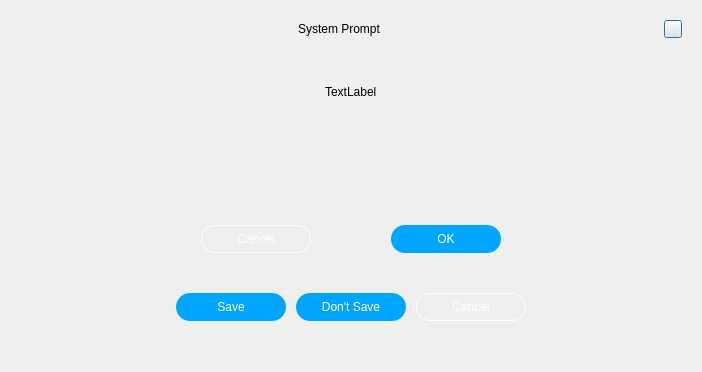
<?xml version="1.0" encoding="UTF-8"?>
<ui version="4.0">
 <class>CommonDialog</class>
 <widget class="QDialog" name="CommonDialog">
  <property name="geometry">
   <rect>
    <x>0</x>
    <y>0</y>
    <width>698</width>
    <height>368</height>
   </rect>
  </property>
  <property name="windowTitle">
   <string>Dialog</string>
  </property>
  <layout class="QHBoxLayout" name="dialogHLayout">
   <item>
    <widget class="QWidget" name="centralWidget" native="true">
     <property name="minimumSize">
      <size>
       <width>680</width>
       <height>350</height>
      </size>
     </property>
     <property name="maximumSize">
      <size>
       <width>680</width>
       <height>350</height>
      </size>
     </property>
     <layout class="QVBoxLayout" name="verticalLayout">
      <property name="spacing">
       <number>0</number>
      </property>
      <property name="leftMargin">
       <number>0</number>
      </property>
      <property name="topMargin">
       <number>0</number>
      </property>
      <property name="rightMargin">
       <number>0</number>
      </property>
      <property name="bottomMargin">
       <number>0</number>
      </property>
      <item>
       <widget class="QWidget" name="title" native="true">
        <property name="minimumSize">
         <size>
          <width>0</width>
          <height>36</height>
         </size>
        </property>
        <property name="maximumSize">
         <size>
          <width>16777215</width>
          <height>36</height>
         </size>
        </property>
        <layout class="QHBoxLayout" name="titleHLayout">
         <item>
          <spacer name="horizontalSpacer_2">
           <property name="orientation">
            <enum>Qt::Horizontal</enum>
           </property>
           <property name="sizeHint" stdset="0">
            <size>
             <width>146</width>
             <height>20</height>
            </size>
           </property>
          </spacer>
         </item>
         <item>
          <widget class="QLabel" name="titleName">
           <property name="text">
            <string>System Prompt</string>
           </property>
          </widget>
         </item>
         <item>
          <spacer name="horizontalSpacer_3">
           <property name="orientation">
            <enum>Qt::Horizontal</enum>
           </property>
           <property name="sizeHint" stdset="0">
            <size>
             <width>146</width>
             <height>20</height>
            </size>
           </property>
          </spacer>
         </item>
         <item>
          <widget class="QPushButton" name="closeButton">
           <property name="sizePolicy">
            <sizepolicy hsizetype="Maximum" vsizetype="Maximum">
             <horstretch>0</horstretch>
             <verstretch>0</verstretch>
            </sizepolicy>
           </property>
           <property name="minimumSize">
            <size>
             <width>18</width>
             <height>18</height>
            </size>
           </property>
           <property name="maximumSize">
            <size>
             <width>18</width>
             <height>18</height>
            </size>
           </property>
           <property name="styleSheet">
            <string notr="true">QPushButton#closeButton{border-image: url(:/images/res/images/ic_close_tab.png);}
QPushButton#closeButton:pressed{border-image: url(:/images/res/images/ic_close_tab_p.png);}</string>
           </property>
          </widget>
         </item>
        </layout>
       </widget>
      </item>
      <item>
       <layout class="QHBoxLayout" name="horizontalLayout_2">
        <item>
         <spacer name="horizontalSpacer_9">
          <property name="orientation">
           <enum>Qt::Horizontal</enum>
          </property>
          <property name="sizeHint" stdset="0">
           <size>
            <width>40</width>
            <height>20</height>
           </size>
          </property>
         </spacer>
        </item>
        <item>
         <widget class="QLabel" name="text">
          <property name="text">
           <string>TextLabel</string>
          </property>
         </widget>
        </item>
        <item>
         <spacer name="horizontalSpacer_8">
          <property name="orientation">
           <enum>Qt::Horizontal</enum>
          </property>
          <property name="sizeHint" stdset="0">
           <size>
            <width>40</width>
            <height>20</height>
           </size>
          </property>
         </spacer>
        </item>
       </layout>
      </item>
      <item>
       <widget class="QWidget" name="content" native="true"/>
      </item>
      <item>
       <layout class="QHBoxLayout" name="buttonHLayout">
        <property name="rightMargin">
         <number>0</number>
        </property>
        <property name="bottomMargin">
         <number>40</number>
        </property>
        <item>
         <spacer name="horizontalSpacer">
          <property name="orientation">
           <enum>Qt::Horizontal</enum>
          </property>
          <property name="sizeHint" stdset="0">
           <size>
            <width>40</width>
            <height>20</height>
           </size>
          </property>
         </spacer>
        </item>
        <item>
         <widget class="QPushButton" name="cancelButton">
          <property name="sizePolicy">
           <sizepolicy hsizetype="Maximum" vsizetype="Maximum">
            <horstretch>0</horstretch>
            <verstretch>0</verstretch>
           </sizepolicy>
          </property>
          <property name="minimumSize">
           <size>
            <width>110</width>
            <height>28</height>
           </size>
          </property>
          <property name="maximumSize">
           <size>
            <width>110</width>
            <height>28</height>
           </size>
          </property>
          <property name="styleSheet">
           <string notr="true">QPushButton{
color: rgb(255, 255, 255);
border-radius:14px 14px 14px 14px;
border: 1px solid #FFFFFF;
}
QPushButton:hover{
background-color: rgb(85, 255, 255);
}

QPushButton:pressed{
background-color: rgb(144, 144, 144);
}</string>
          </property>
          <property name="text">
           <string>Cancel</string>
          </property>
         </widget>
        </item>
        <item>
         <spacer name="horizontalSpacer_7">
          <property name="orientation">
           <enum>Qt::Horizontal</enum>
          </property>
          <property name="sizeType">
           <enum>QSizePolicy::Maximum</enum>
          </property>
          <property name="sizeHint" stdset="0">
           <size>
            <width>80</width>
            <height>20</height>
           </size>
          </property>
         </spacer>
        </item>
        <item>
         <widget class="QPushButton" name="okButton">
          <property name="sizePolicy">
           <sizepolicy hsizetype="Maximum" vsizetype="Maximum">
            <horstretch>0</horstretch>
            <verstretch>0</verstretch>
           </sizepolicy>
          </property>
          <property name="minimumSize">
           <size>
            <width>110</width>
            <height>28</height>
           </size>
          </property>
          <property name="maximumSize">
           <size>
            <width>110</width>
            <height>28</height>
           </size>
          </property>
          <property name="styleSheet">
           <string notr="true">QPushButton{
color: rgb(255, 255, 255);
border-radius:14px 14px 14px 14px;
background-color: rgb(0, 165, 255);
}
QPushButton:hover{
background-color: rgb(85, 255, 255);
}

QPushButton:pressed{
background-color: rgb(144, 144, 144);
}</string>
          </property>
          <property name="text">
           <string>OK</string>
          </property>
         </widget>
        </item>
        <item>
         <spacer name="horizontalSpacer_6">
          <property name="orientation">
           <enum>Qt::Horizontal</enum>
          </property>
          <property name="sizeHint" stdset="0">
           <size>
            <width>40</width>
            <height>20</height>
           </size>
          </property>
         </spacer>
        </item>
       </layout>
      </item>
      <item>
       <layout class="QHBoxLayout" name="horizontalLayout">
        <property name="spacing">
         <number>10</number>
        </property>
        <property name="bottomMargin">
         <number>40</number>
        </property>
        <item>
         <spacer name="horizontalSpacer_4">
          <property name="orientation">
           <enum>Qt::Horizontal</enum>
          </property>
          <property name="sizeHint" stdset="0">
           <size>
            <width>40</width>
            <height>20</height>
           </size>
          </property>
         </spacer>
        </item>
        <item>
         <widget class="QPushButton" name="save">
          <property name="sizePolicy">
           <sizepolicy hsizetype="Maximum" vsizetype="Maximum">
            <horstretch>0</horstretch>
            <verstretch>0</verstretch>
           </sizepolicy>
          </property>
          <property name="minimumSize">
           <size>
            <width>110</width>
            <height>28</height>
           </size>
          </property>
          <property name="maximumSize">
           <size>
            <width>110</width>
            <height>28</height>
           </size>
          </property>
          <property name="styleSheet">
           <string notr="true">QPushButton{
color: rgb(255, 255, 255);
border-radius:14px 14px 14px 14px;
background-color: rgb(0, 165, 255);
}
QPushButton:hover{
background-color: rgb(85, 255, 255);
}

QPushButton:pressed{
background-color: rgb(144, 144, 144);
}</string>
          </property>
          <property name="text">
           <string>Save</string>
          </property>
         </widget>
        </item>
        <item>
         <widget class="QPushButton" name="abandon">
          <property name="sizePolicy">
           <sizepolicy hsizetype="Maximum" vsizetype="Maximum">
            <horstretch>0</horstretch>
            <verstretch>0</verstretch>
           </sizepolicy>
          </property>
          <property name="minimumSize">
           <size>
            <width>110</width>
            <height>28</height>
           </size>
          </property>
          <property name="maximumSize">
           <size>
            <width>110</width>
            <height>28</height>
           </size>
          </property>
          <property name="styleSheet">
           <string notr="true">QPushButton{
color: rgb(255, 255, 255);
border-radius:14px 14px 14px 14px;
background-color: rgb(0, 165, 255);
}
QPushButton:hover{
background-color: rgb(85, 255, 255);
}

QPushButton:pressed{
background-color: rgb(144, 144, 144);
}</string>
          </property>
          <property name="text">
           <string>Don't Save</string>
          </property>
         </widget>
        </item>
        <item>
         <widget class="QPushButton" name="cancelButton_2">
          <property name="sizePolicy">
           <sizepolicy hsizetype="Maximum" vsizetype="Maximum">
            <horstretch>0</horstretch>
            <verstretch>0</verstretch>
           </sizepolicy>
          </property>
          <property name="minimumSize">
           <size>
            <width>110</width>
            <height>28</height>
           </size>
          </property>
          <property name="maximumSize">
           <size>
            <width>110</width>
            <height>28</height>
           </size>
          </property>
          <property name="styleSheet">
           <string notr="true">QPushButton{
color: rgb(255, 255, 255);
border-radius:14px 14px 14px 14px;
border: 1px solid #FFFFFF;
}
QPushButton:hover{
background-color: rgb(85, 255, 255);
}

QPushButton:pressed{
background-color: rgb(144, 144, 144);
}</string>
          </property>
          <property name="text">
           <string>Cancel</string>
          </property>
         </widget>
        </item>
        <item>
         <spacer name="horizontalSpacer_5">
          <property name="orientation">
           <enum>Qt::Horizontal</enum>
          </property>
          <property name="sizeHint" stdset="0">
           <size>
            <width>40</width>
            <height>20</height>
           </size>
          </property>
         </spacer>
        </item>
       </layout>
      </item>
     </layout>
    </widget>
   </item>
  </layout>
 </widget>
 <resources/>
 <connections/>
</ui>
